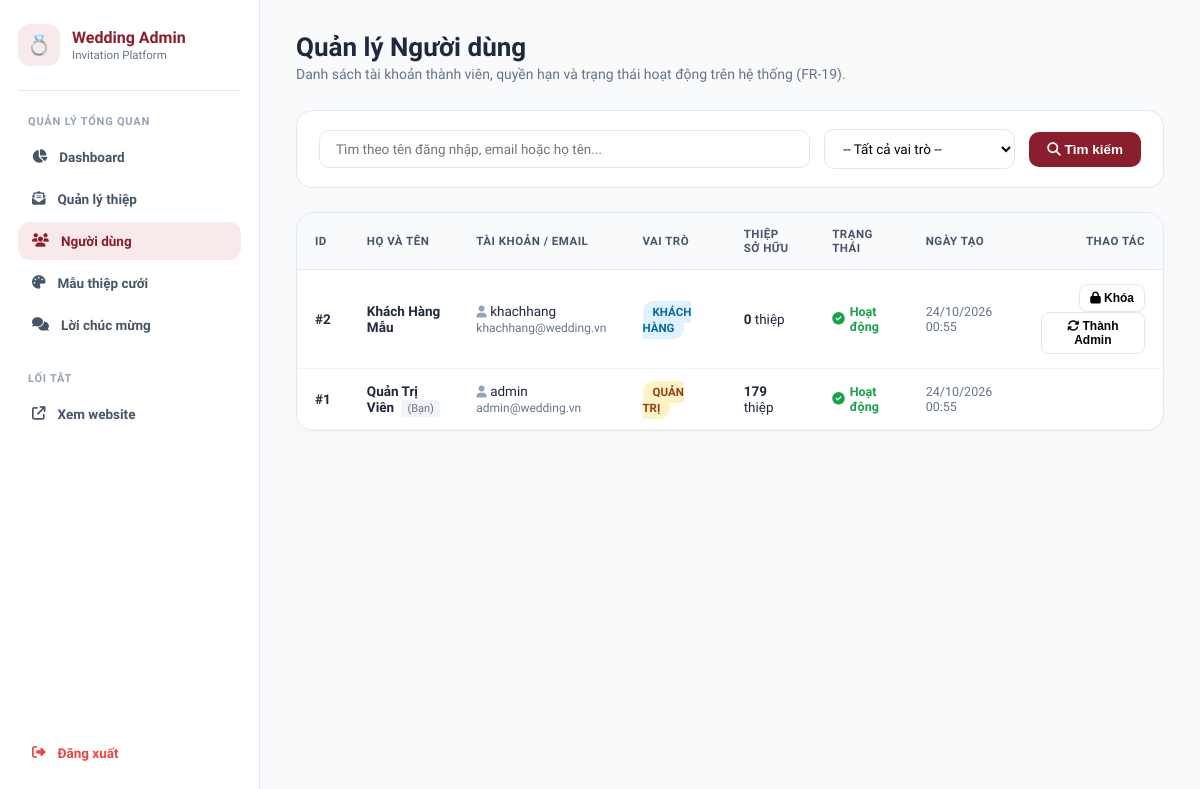
The app's page /admin/users/index.php (signed in), older data.
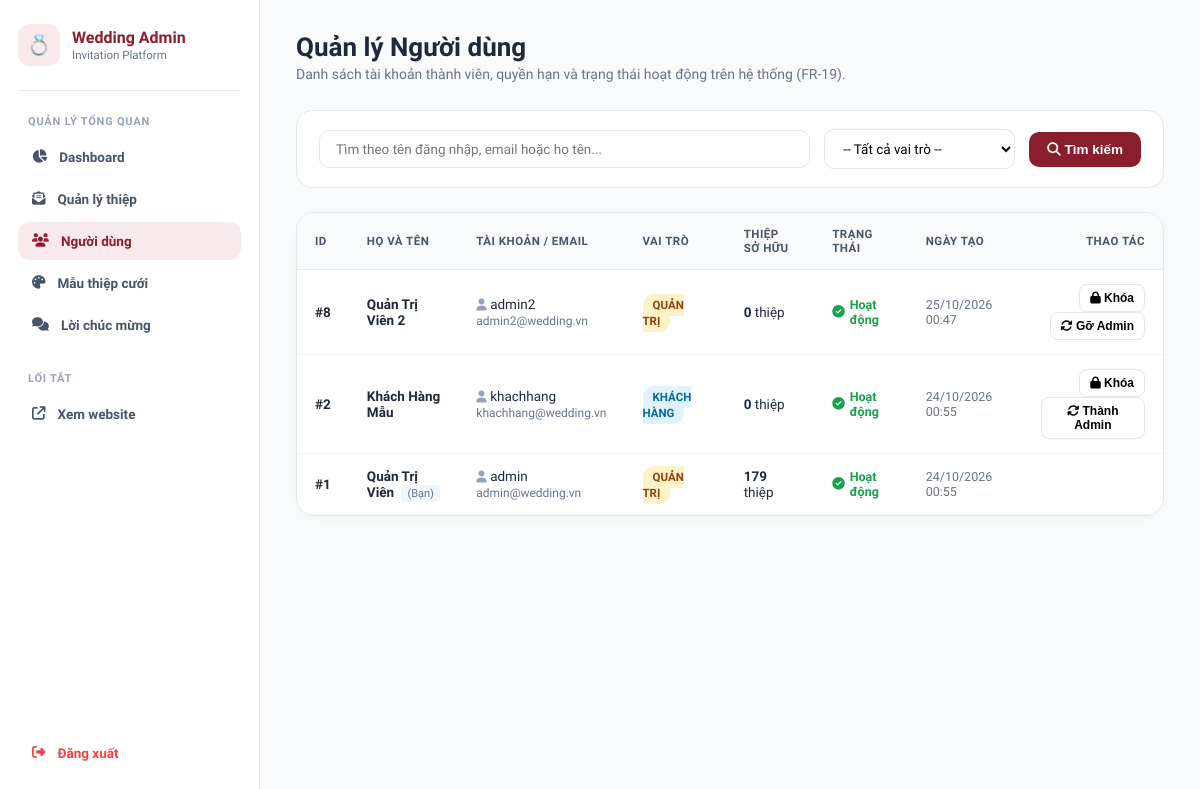
The same page, newer data.
### tables this page shows
CREATE TABLE `users` (
  `id` int(11) NOT NULL AUTO_INCREMENT,
  `username` varchar(50) NOT NULL,
  `email` varchar(100) NOT NULL,
  `password_hash` varchar(255) NOT NULL,
  `full_name` varchar(100) NOT NULL,
  `role` enum('admin','customer') DEFAULT 'customer',
  `is_active` tinyint(1) DEFAULT 1,
  `created_at` timestamp NOT NULL DEFAULT current_timestamp(),
  PRIMARY KEY (`id`),
  UNIQUE KEY `username` (`username`),
  UNIQUE KEY `email` (`email`)
);

### config/auth.php (called while the page is built, shortened)
<?php
function isLoggedIn(): bool {
    return !empty($_SESSION['user_id']);
}
function currentUser(): ?array {
    return [
        'id'        => (int)($_SESSION['user_id'] ?? 0),
        'username'  => (string)($_SESSION['user_username'] ?? ''),
        'full_name' => (string)($_SESSION['user_full_name'] ?? ''),
        'email'     => (string)($_SESSION['user_email'] ?? ''),
        'role'      => (string)($_SESSION['user_role'] ?? 'customer')
    ];
}
        ?>

### admin/users/index.php (the view, shortened to what this page needs)
<?php
require_once __DIR__ . '/../../config/database.php';
require_once __DIR__ . '/../../config/auth.php';
$currentAdmin = currentUser();
$keyword = trim($_GET['keyword'] ?? '');
$countSql = "SELECT COUNT(*) FROM users WHERE 1=1";
$listSql = "
    SELECT
        u.*,
        (SELECT COUNT(*) FROM weddings w WHERE w.user_id = u.id) AS wedding_count
    FROM users u
    WHERE 1=1
";
$params = [];
$pagination = paginate($pdo, $countSql, $params, 10);
$listSql .= " ORDER BY u.id DESC LIMIT :limit OFFSET :offset";
$stmt = $pdo->prepare($listSql);
$stmt->bindValue(':limit', $pagination['per_page'], PDO::PARAM_INT);
$stmt->bindValue(':offset', $pagination['offset'], PDO::PARAM_INT);
$stmt->execute();
$users = $stmt->fetchAll();
?>
<!DOCTYPE html>
<html lang="vi">
<head>
    <link rel="stylesheet" href="https://cdnjs.cloudflare.com/ajax/libs/font-awesome/6.5.1/css/all.min.css">
    <link rel="stylesheet" href="https://cdn.jsdelivr.net/npm/sweetalert2@11/dist/sweetalert2.min.css">
</head>
<body>
<aside class="sidebar">
    <a href="/WeddingProject/admin/" class="brand">
        <div class="brand-icon">💍</div>
        <div>
            <div class="brand-title">Wedding Admin</div>
            <div class="brand-subtitle">Invitation Platform</div>
        </div>
    </a>
    <div class="menu-title">Quản lý tổng quan</div>
    <a href="/WeddingProject/admin/" class="menu-link">
        <i class="fa-solid fa-chart-pie"></i> Dashboard
    </a>
    <a href="/WeddingProject/admin/weddings/" class="menu-link">
        <i class="fa-solid fa-envelope-open-text"></i> Quản lý thiệp
    </a>
    <a href="/WeddingProject/admin/users/" class="menu-link active">
        <i class="fa-solid fa-users"></i> Người dùng
    </a>
    <a href="/WeddingProject/admin/templates/" class="menu-link">
        <i class="fa-solid fa-palette"></i> Mẫu thiệp cưới
    </a>
    <a href="/WeddingProject/admin/wishes/" class="menu-link">
        <i class="fa-solid fa-comments"></i> Lời chúc mừng
    </a>
    <div class="menu-title" style="margin-top: 24px;">Lối tắt</div>
    <a href="/WeddingProject/index.php" target="_blank" class="menu-link">
        <i class="fa-solid fa-arrow-up-right-from-square"></i> Xem website
    </a>
    <a href="/WeddingProject/logout.php" class="menu-link" style="color: #ef4444; margin-top: auto;">
        <i class="fa-solid fa-right-from-bracket"></i> Đăng xuất
    </a>
</aside>
<main class="main-content">
    <div class="top-header">
        <div>
            <h1>Quản lý Người dùng</h1>
            <p>Danh sách tài khoản thành viên, quyền hạn và trạng thái hoạt động trên hệ thống (FR-19).</p>
        </div>
    </div>
    <form method="get" action="index.php" class="filter-panel">
        <input
            type="text"
            name="keyword"
            class="search-input"
            placeholder="Tìm theo tên đăng nhập, email hoặc họ tên..."
            value="<?= htmlspecialchars($keyword, ENT_QUOTES, 'UTF-8') ?>"
        >
        <select name="role" class="filter-select">
            <option value="">-- Tất cả vai trò --</option>
        </select>
        <button type="submit" class="btn-filter">
            <i class="fa-solid fa-magnifying-glass"></i> Tìm kiếm
        </button>
    </form>
    <div class="card-table">
        <table>
            <thead>
                <tr>
                    <th>ID</th>
                    <th>Họ và tên</th>
                    <th>Tài khoản / Email</th>
                    <th>Vai trò</th>
                    <th>Thiệp sở hữu</th>
                    <th>Trạng thái</th>
                    <th>Ngày tạo</th>
                    <th style="text-align: right;">Thao tác</th>
                </tr>
            </thead>
            <tbody>
                <?php if (empty($users)): ?>
                    <tr>
                        <td colspan="8" style="text-align: center; padding: 40px; color: #94a3b8;">
                            Không tìm thấy người dùng nào phù hợp.
                        </td>
                    </tr>
                <?php else: ?>
                    <?php foreach ($users as $u): ?>
                        <tr>
                            <td><strong>#<?= (int)$u['id'] ?></strong></td>
                            <td>
                                <strong><?= htmlspecialchars($u['full_name'], ENT_QUOTES, 'UTF-8') ?></strong>
                                <?php if ((int)$u['id'] === (int)$currentAdmin['id']): ?>
                                    <span style="font-size:11px; background:#f1f5f9; padding:2px 6px; border-radius:4px; margin-left:4px; color:#64748b;">(Bạn)</span>
                                <?php endif; ?>
                            </td>
                            <td>
                                <div><i class="fa-solid fa-user" style="color:#94a3b8; font-size:12px;"></i> <?= htmlspecialchars($u['username'], ENT_QUOTES, 'UTF-8') ?></div>
                                <div style="color:#64748b; font-size:12px; margin-top:2px;"><?= htmlspecialchars($u['email'], ENT_QUOTES, 'UTF-8') ?></div>
                            </td>
                            <td>
                                <span class="badge-role <?= $u['role'] === 'admin' ? 'role-admin' : 'role-customer' ?>">
                                    <?= $u['role'] === 'admin' ? 'Quản trị' : 'Khách hàng' ?>
                                </span>
                            </td>
                            <td>
                                <strong><?= (int)$u['wedding_count'] ?></strong> thiệp
                            </td>
                            <td>
                                <?php if ((int)$u['is_active'] === 1): ?>
                                    <span class="badge-status status-active"><i class="fa-solid fa-circle-check"></i> Hoạt động</span>
                                <?php else: ?>
                                    <span class="badge-status status-locked"><i class="fa-solid fa-lock"></i> Đã khóa</span>
                                <?php endif; ?>
                            </td>
                            <td style="color:#64748b; font-size:12.5px;">
                                <?= date('d/m/Y H:i', strtotime($u['created_at'])) ?>
                            </td>
                            <td style="text-align: right;">
                                <?php if ((int)$u['id'] !== (int)$currentAdmin['id']): ?>
                                    <form method="post" action="index.php?<?= http_build_query($_GET) ?>" style="display:inline;">
                                        <button type="submit" class="btn-sm-action" title="<?= (int)$u['is_active'] === 1 ? 'Khóa tài khoản' : 'Mở khóa' ?>">
                                            <i class="fa-solid <?= (int)$u['is_active'] === 1 ? 'fa-lock text-danger' : 'fa-lock-open text-success' ?>"></i>
                                            <?= (int)$u['is_active'] === 1 ? 'Khóa' : 'Mở' ?>
                                        </button>
                                    </form>
                                    <form method="post" action="index.php?<?= http_build_query($_GET) ?>" style="display:inline;">
                                        <button type="submit" class="btn-sm-action" title="Chuyển sang <?= $u['role'] === 'admin' ? 'Khách hàng' : 'Quản trị' ?>">
                                            <i class="fa-solid fa-arrows-rotate"></i> <?= $u['role'] === 'admin' ? 'Gỡ Admin' : 'Thành Admin' ?>
                                        </button>
                                    </form>
                                <?php endif; ?>
                            </td>
                        </tr>
                    <?php endforeach; ?>
                <?php endif; ?>
            </tbody>
        </table>
    </div>
</main>
</body>
</html>

### admin/users/index.php (style rules this page uses)
:root { --wine: #8b1e2d; --wine-dark: #691520; --wine-light: #f8e9eb; --text-dark: #1e293b; --text-muted: #64748b; --border: #e2e8f0; }
* { box-sizing: border-box; margin: 0; padding: 0; }
body { font-family: 'Plus Jakarta Sans', sans-serif; background: #f8fafc; color: var(--text-dark); min-height: 100vh; display: flex; }
.sidebar { width: 260px; background: #ffffff; border-right: 1px solid var(--border); padding: 24px 18px; display: flex; flex-direction: column; flex-shrink: 0; min-height: 100vh; }
.brand { display: flex; align-items: center; gap: 12px; padding-bottom: 24px; border-bottom: 1px solid var(--border); margin-bottom: 24px; text-decoration: none; color: inherit; }
.brand-icon { width: 42px; height: 42px; background: var(--wine-light); color: var(--wine); border-radius: 12px; display: flex; align-items: center; justify-content: center; font-size: 20px; }
.brand-title { font-weight: 800; font-size: 16px; color: var(--wine); line-height: 1.2; }
.brand-subtitle { font-size: 11.5px; color: var(--text-muted); }
.menu-title { font-size: 11px; font-weight: 700; text-transform: uppercase; letter-spacing: 0.8px; color: #94a3b8; margin-bottom: 10px; padding-left: 10px; }
.menu-link { display: flex; align-items: center; gap: 12px; padding: 11px 14px; border-radius: 12px; color: #475569; text-decoration: none; font-size: 13.5px; font-weight: 600; margin-bottom: 4px; transition: all 0.2s; }
.menu-link.active { background: var(--wine-light); color: var(--wine); font-weight: 700; }
.main-content { flex: 1; padding: 32px 36px; overflow-y: auto; }
.top-header { display: flex; align-items: center; justify-content: space-between; margin-bottom: 28px; }
.top-header h1 { font-size: 26px; font-weight: 800; color: var(--text-dark); margin-bottom: 4px; }
.top-header p { color: var(--text-muted); font-size: 14px; }
.filter-panel { background: #ffffff; border: 1px solid var(--border); border-radius: 16px; padding: 18px 22px; margin-bottom: 24px; display: flex; gap: 14px; flex-wrap: wrap; align-items: center; }
.search-input { flex: 1; min-width: 240px; padding: 10px 16px; border-radius: 10px; border: 1.5px solid var(--border); font-family: inherit; font-size: 13.5px; outline: none; }
.filter-select { padding: 10px 14px; border-radius: 10px; border: 1.5px solid var(--border); font-family: inherit; font-size: 13.5px; outline: none; background: #fff; }
.btn-filter { padding: 10px 18px; border-radius: 10px; background: var(--wine); color: #fff; border: none; font-weight: 700; font-size: 13.5px; cursor: pointer; transition: background 0.2s; }
.card-table { background: #ffffff; border: 1px solid var(--border); border-radius: 18px; overflow: hidden; box-shadow: 0 4px 15px rgba(0,0,0,0.02); }
table { width: 100%; border-collapse: collapse; text-align: left; font-size: 13.5px; }
th { background: #f8fafc; padding: 14px 18px; font-weight: 700; color: #475569; border-bottom: 1px solid var(--border); text-transform: uppercase; font-size: 11.5px; letter-spacing: 0.5px; }
td { padding: 14px 18px; border-bottom: 1px solid #f1f5f9; vertical-align: middle; }
.badge-role { padding: 4px 10px; border-radius: 999px; font-size: 11.5px; font-weight: 700; text-transform: uppercase; }
.role-admin { background: #fef3c7; color: #92400e; }
.role-customer { background: #e0f2fe; color: #0369a1; }
.badge-status { display: inline-flex; align-items: center; gap: 5px; font-size: 12.5px; font-weight: 600; }
.status-active { color: #16a34a; }
.btn-sm-action { padding: 6px 10px; border-radius: 8px; border: 1px solid var(--border); background: #fff; font-size: 12px; font-weight: 600; cursor: pointer; transition: all 0.2s; }

Row changes from the older to the newer data that the page shows:
added users: id "8", full_name "Quản Trị Viên 2", username "admin2", email "admin2@wedding.vn", role "QUẢN TRỊ", wedding_count "0", is_active 1 (drawn), created_at "25/10/2026 00:47"
